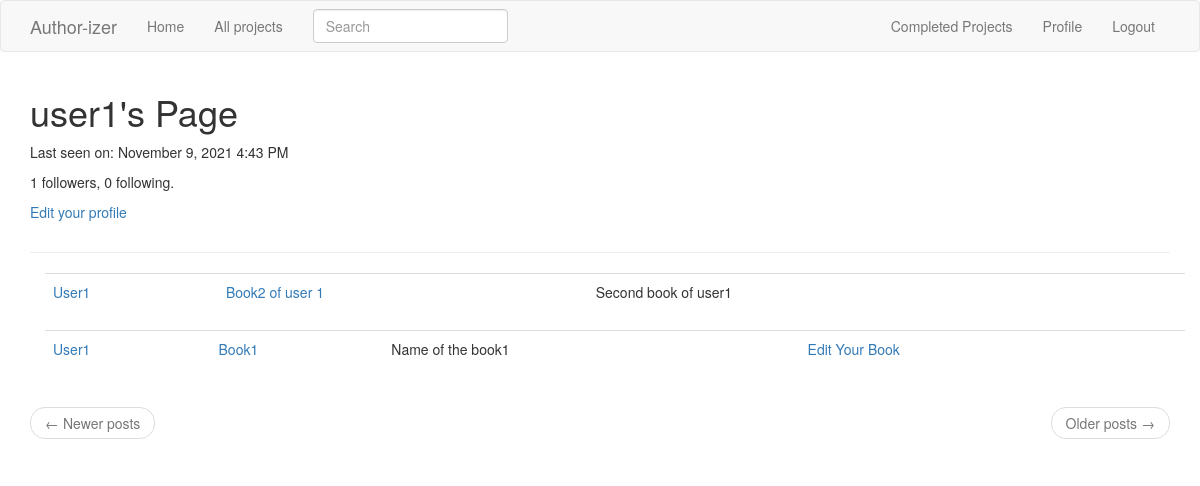
The page /user/user1 (signed in) on the database as committed earlier.
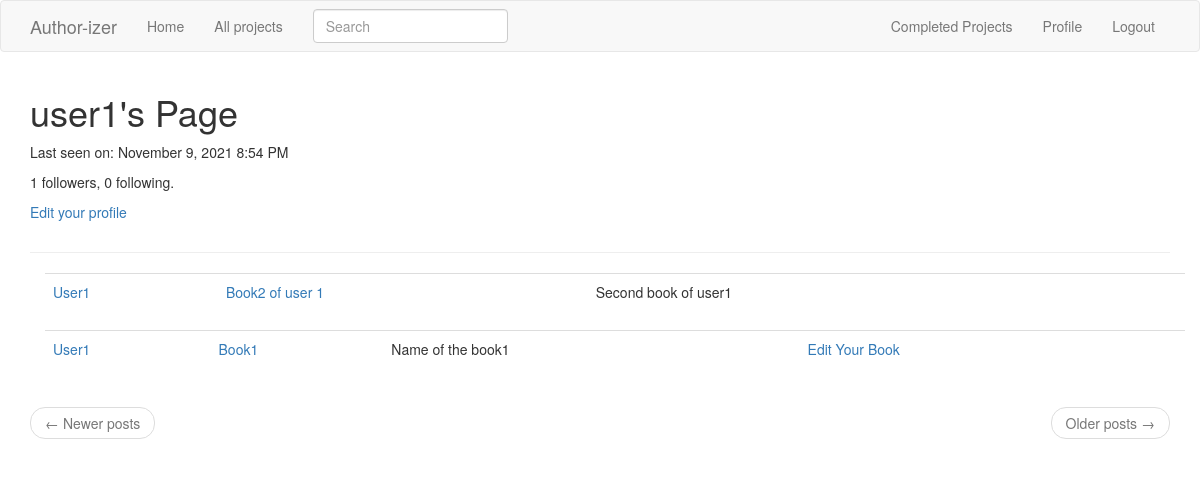
The same page on the database as committed later.
### app/models.py (models this page shows, shortened)
class User(UserMixin, db.Model):
    id = db.Column(db.Integer, primary_key=True )
    username = db.Column(db.String(64), index=True, unique=True)
    email = db.Column(db.String(120), index=True, unique=True)
    password_hash = db.Column(db.String(128))
    posts = db.relationship('Post', backref='author', lazy='dynamic')
    about_me = db.Column(db.String(140))
    last_seen = db.Column(db.DateTime, default=datetime.utcnow)
    followed = db.relationship(
        'User', secondary=followers,
        primaryjoin=(followers.c.follower_id == id),
        secondaryjoin=(followers.c.followed_id == id),
        backref=db.backref('followers', lazy='dynamic'), lazy='dynamic')

class SearchableMixin(object):
    @classmethod
    def before_commit(cls, session):
        session._changes = {
            'add': list(session.new),
            'update': list(session.dirty),
            'delete': list(session.deleted)
        }
    @classmethod
    def after_commit(cls, session):
        for obj in session._changes['add']:
            if isinstance(obj, SearchableMixin):
                add_to_index(obj.__tablename__, obj)
        for obj in session._changes['update']:
            if isinstance(obj, SearchableMixin):
                add_to_index(obj.__tablename__, obj)
        for obj in session._changes['delete']:
            if isinstance(obj, SearchableMixin):
                remove_from_index(obj.__tablename__, obj)
        session._changes = None

class Post(SearchableMixin, db.Model):
    __searchable__ = ['body']
    id = db.Column(db.Integer, primary_key=True)
    body = db.Column(db.Text)
    title= db.Column(db.String(140))
    subtitle=db.Column(db.String(200))
    timestamp = db.Column(db.DateTime, index=True, default=datetime.utcnow)
    user_id = db.Column(db.Integer, db.ForeignKey('user.id', ondelete="CASCADE"))
    contributes = db.relationship('Contribute', backref='contrib', lazy='dynamic')
    completed= db.Column(db.Boolean, default=False)

### app/routes.py (the view)
@app.route('/user/<username>')
@login_required
def user(username):
    user = User.query.filter_by(username=username).first_or_404()
    page = request.args.get('page', 1, type=int)
    posts = user.posts.order_by(Post.timestamp.desc()).paginate(
        page, app.config['POSTS_PER_PAGE'], False)
    next_url = url_for('user', username=user.username, page=posts.next_num) \
        if posts.has_next else None
    prev_url = url_for('user', username=user.username, page=posts.prev_num) \
        if posts.has_prev else None
    form = EmptyForm()
    return render_template('user.html', user=user, posts=posts.items,
                           next_url=next_url, prev_url=prev_url, form=form)

### app/forms.py
class SearchForm(FlaskForm):
    q = StringField(('Search'), validators=[DataRequired()])
    def __init__(self, *args, **kwargs):
        if 'formdata' not in kwargs:
            kwargs['formdata'] = request.args
        if 'csrf_enabled' not in kwargs:
            kwargs['csrf_enabled'] = False
        super(SearchForm, self).__init__(*args, **kwargs)

class EmptyForm(FlaskForm):
    submit = SubmitField('Submit')

### app/models.py (called while the page is built)
@login.user_loader
def load_user(id):
    return User.query.get(int(id))

### app/routes.py (called while the page is built)
@app.before_request
def before_request():
    if current_user.is_authenticated:
        current_user.last_seen = datetime.utcnow()
        db.session.commit()
        g.search_form = SearchForm()

### app/templates/user.html (shortened to what this page needs)
{% extends "base.html" %}
{% import 'bootstrap/wtf.html' as wtf %}
{% block app_content %}
<table class="container">
    <tr>
        <td>
            <h1>{{ user.username }}'s Page</h1>
            {% if user.last_seen %}
                    <p>Last seen on: {{ moment(user.last_seen).format('LLL') }}</p>
                    {% endif %}
            <p>{{ user.followers.count() }} followers, {{ user.followed.count() }} following.</p>
            {% if user == current_user %}
            <p><a href="{{ url_for('edit_profile') }}">Edit your profile</a></p>
            {% endif %}
        </td>
    </tr>
</table>
    <hr>
    {% for post in posts %}
    {% include '_post.html' %}
{% endfor %}
<nav aria-label="...">
    <ul class="pager">
        <li class="previous{% if not prev_url %} disabled{% endif %}">
            <a href="{{ prev_url or '#' }}">
                <span aria-hidden="true">&larr;</span> Newer posts
            </a>
        </li>
        <li class="next{% if not next_url %} disabled{% endif %}">
            <a href="{{ next_url or '#' }}">
                Older posts <span aria-hidden="true">&rarr;</span>
            </a>
        </li>
    </ul>
</nav>
{% endblock %}

### app/templates/base.html (shortened to what this page needs)
{% extends 'bootstrap/base.html' %}
{% import "bootstrap/wtf.html" as wtf %}
{% import "bootstrap/fixes.html" as fixes %}
{% block styles %}
{{super()}}
<link rel="stylesheet" href="https://cdnjs.cloudflare.com/ajax/libs/font-awesome/4.7.0/css/font-awesome.min.css">
{%endblock%}
{% block navbar %}
    <nav class="navbar navbar-default">
        <div class="container">
            <div class="navbar-header">
                <a class="navbar-brand" href="{{ url_for('index') }}">Author-izer</a>
            </div>
            <div class="collapse navbar-collapse" id="bs-example-navbar-collapse-1">
                <ul class="nav navbar-nav">
                    <li><a href="{{ url_for('index') }}">Home</a></li>
                    <li><a href="{{ url_for('explore') }}">All projects</a></li>
                </ul>
                {% if g.search_form %}
                <form class="navbar-form navbar-left" method="get" action="{{ url_for('search') }}">
                    <div class="form-group">
                        {{ g.search_form.q(size=20, class='form-control', placeholder=g.search_form.q.label.text) }}
                    </div>
                </form>
                {% endif %}
                <ul class="nav navbar-nav navbar-right">
                    <li><a href="{{ url_for('completed') }}">Completed Projects</a></li>
                    {% if current_user.is_anonymous %}
                    <li><a href="{{ url_for('login') }}">Login</a></li>
                    {% else %}
                    <li><a href="{{ url_for('user', username=current_user.username) }}">Profile</a></li>
                    <li><a href="{{ url_for('logout') }}">Logout</a></li>
                    {% endif %}
                </ul>
            </div>
        </div>
    </nav>
{% endblock %}
{% block content %}
    <div class="container">
        {% block app_content %}
        {% endblock %}
    </div>
{% endblock %}

### app/templates/_post.html (shortened to what this page needs)
<div class="container">
<table class="table table-hover ">
    <tr>
        <td >
            <a href="{{ url_for('user', username=post.author.username) }}">
                {{ post.author.username.capitalize() }}
            </a>
        </td>
        <td>
            <a href="{{ url_for('read_post', id=post.id) }}">
            {{ post.title.capitalize() }}
            </a>
        </td>
        <td>
            {{ post.subtitle.capitalize() }}
        </td>
        <td>
            {%if post.author.username != current_user.username and not post.completed%}
                <a href="{{ url_for('contribute', id=post.id)}}"> Contribute to the Book </a>
            {%elif not post.completed %}
                <a href="{{url_for('edit_post' , id=post.id)}}"> Edit Your Book</a>
            {%endif %}
        </td>
        <td>
        </td>
    </tr>
</table>
</div>

Rows that differ between the two databases and show on the page:
changed User "user1": last_seen "November 9, 2021 4:43 PM" → "November 9, 2021 8:54 PM"
